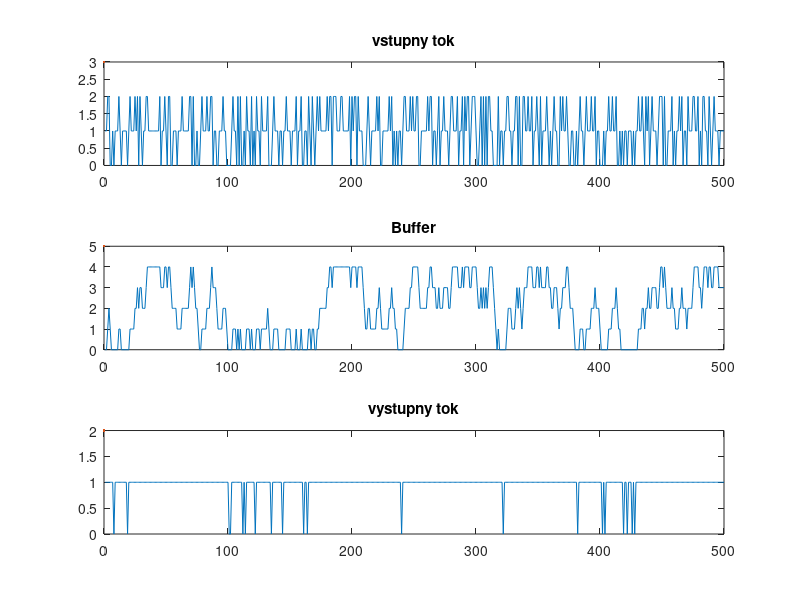

Write the MATLAB code that produced this figure.
clear
format short

% parametre Binomickeho rozdelenia
p = 0.5;
n = 2;

c = 1;          %pocet spracovanych dat 
max=2000;       %pocet generovanych dat
maxPlot=500;    %max pocet vykreslenych dat
minPlot=1;      %zaciatok vykreslenych dat
maxBuffer=4;
A=0;
B=0;


arrayA=zeros(1,max);
arrayA=binornd(n,p,[1,max]);
arrayB=zeros(1,max);
Buffer=0;
arrayG=zeros(1,max);


for i=1:max
    Buffer=Buffer+arrayA(i);
 %Obmedzenie Buffra  

        if Buffer > (maxBuffer+1)
            Buffer=maxBuffer+1;
        end

    if Buffer >0
        Buffer=Buffer-c;
        arrayB(i)=c;
        arrayG(i)=Buffer;
    end
    
end


A=cumsum(arrayA);
B=cumsum(arrayB);

t=linspace(1,max,max);
%tieto veci chcel Smiesko

%{
subplot(2,1,1)
plot(t(minPlot:maxPlot),A(minPlot:maxPlot))
hold on
plot(t(minPlot:maxPlot),B(minPlot:maxPlot))
subplot(2,1,2)
histogram(arrayG);
%}

%pohlad na tok

subplot(3,1,1)
plot(t(minPlot:maxPlot),arrayA(minPlot:maxPlot),0,3)
title('vstupny tok')
subplot(3,1,2)
plot(t(minPlot:maxPlot),arrayG(minPlot:maxPlot),0,5)
title('Buffer')
subplot(3,1,3)
plot(t(minPlot:maxPlot),arrayB(minPlot:maxPlot),0,2)
title('vystupny tok')

